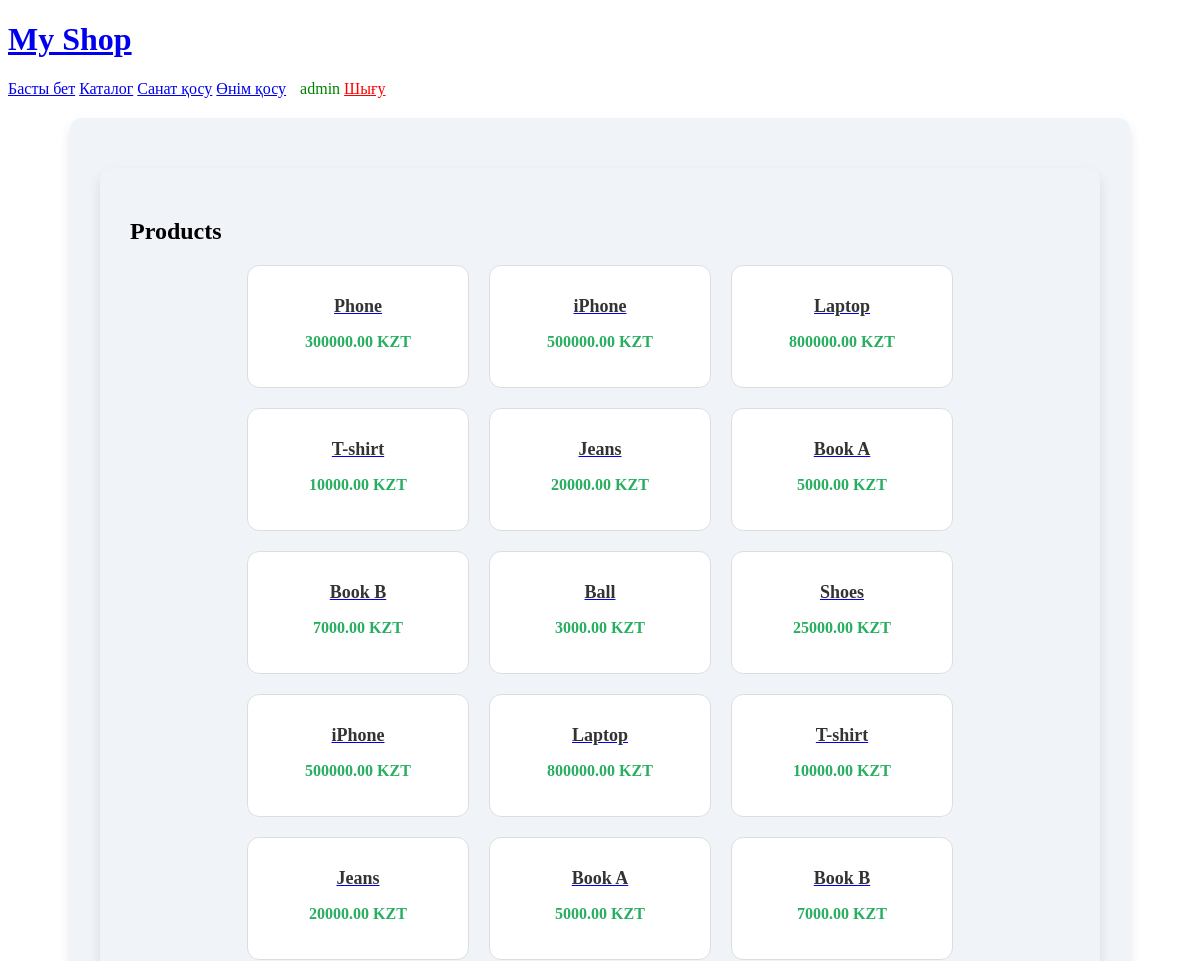
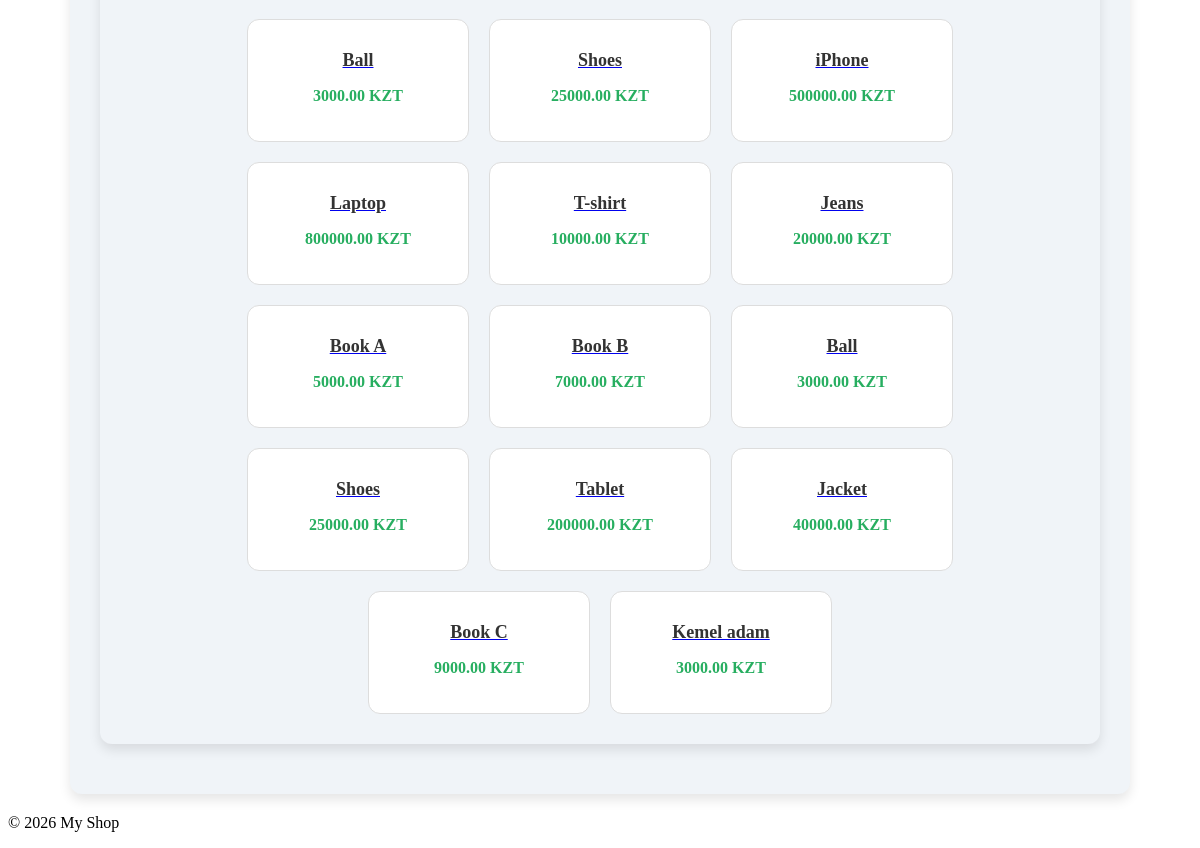
/catalog/ (signed in), run on the app's committed database (2 pictures, top to bottom).
### mainapp/models.py (models this page shows, shortened)
class Product(models.Model):
    name = models.CharField(max_length=150)
    price = models.DecimalField(max_digits=10, decimal_places=2)
    stock = models.IntegerField()
    category = models.ForeignKey(Category, on_delete=models.CASCADE)

### mainapp/views.py (the view)
# urls.py: path('catalog/', views.catalog, name='catalog'),
def catalog(request):
    products = Product.objects.all()
    return render(request, 'mainapp/catalog.html', {'products': products})

### mainapp/templates/mainapp/catalog.html
{% extends 'mainapp/base.html' %}
{% block content %}
<div class="container-content">
    <h2>Products</h2>
    <div class="products">
        {% for p in products %}
            <div class="product">
                <a href="{% url 'product_detail' p.id %}">
                    <h3>{{ p.name }}</h3>
                </a>
                <p>{{ p.price }} KZT</p>
            </div>
        {% endfor %}
    </div>
</div>
{% endblock %}

### mainapp/templates/mainapp/base.html (shortened to what this page needs)
{% load static %}
<!DOCTYPE html>
<html>
<head>
    <link rel="stylesheet" href="{% static 'mainapp/css/style.css' %}">
</head>
<body>
<header>
    <h1><a href="{% url 'home' %}">My Shop</a></h1>
    <nav>
    <a href="{% url 'home' %}">Басты бет</a>
    <a href="{% url 'catalog' %}">Каталог</a>
    {% if user.is_authenticated %}
        <a href="{% url 'add_category' %}">Санат қосу</a>
        <a href="{% url 'add_product' %}">Өнім қосу</a>
        <span style="margin-left:10px; color:green;">
            {{ user.username }}
        </span>
        <a href="{% url 'logout' %}" style="color:red;">Шығу</a>
    {% else %}
        <a href="{% url 'login' %}">Кіру</a>
        <a href="{% url 'register' %}">Тіркелу</a>
    {% endif %}
</nav>
</header>
<div class="container-content">
    {% block content %}
    {% endblock %}
</div>
<footer>
    <p>© 2026 My Shop</p>
</footer>
</body>
</html>

### mainapp/static/mainapp/css/style.css (style rules this page uses)
.container-content { max-width: 1000px; margin: 20px auto; padding: 30px; background-color: #f0f4f8; border-radius: 12px; box-shadow: 0 6px 12px rgba(0,0,0,0.1); }
.products { display: flex; flex-wrap: wrap; gap: 20px; justify-content: center; }
.product { background-color: #fff; padding: 20px; border-radius: 12px; width: 180px; text-align: center; transition: transform 0.3s, box-shadow 0.3s; border: 1px solid #ddd; }
.product h3 { font-size: 18px; margin: 10px 0 5px; color: #333; }
.product p { font-weight: bold; color: #27ae60; }

### data on the page
Product: name "Phone", price "300000.00"
Product: name "iPhone", price "500000.00"
Product: name "Laptop", price "800000.00"
Product: name "T-shirt", price "10000.00"
Product: name "Jeans", price "20000.00"
Product: name "Book A", price "5000.00"
Product: name "Book B", price "7000.00"
Product: name "Ball", price "3000.00"
Product: name "Shoes", price "25000.00"
Product: name "iPhone", price "500000.00"
Product: name "Laptop", price "800000.00"
Product: name "T-shirt", price "10000.00"
Product: name "Jeans", price "20000.00"
Product: name "Book A", price "5000.00"
Product: name "Book B", price "7000.00"
Product: name "Ball", price "3000.00"
Product: name "Shoes", price "25000.00"
Product: name "iPhone", price "500000.00"
Product: name "Laptop", price "800000.00"
Product: name "T-shirt", price "10000.00"
Product: name "Jeans", price "20000.00"
Product: name "Book A", price "5000.00"
Product: name "Book B", price "7000.00"
Product: name "Ball", price "3000.00"
Product: name "Shoes", price "25000.00"
Product: name "Tablet", price "200000.00"
Product: name "Jacket", price "40000.00"
Product: name "Book C", price "9000.00"
Product: name "Kemel adam", price "3000.00"

### other printed values
{{ user.username }} "admin"
